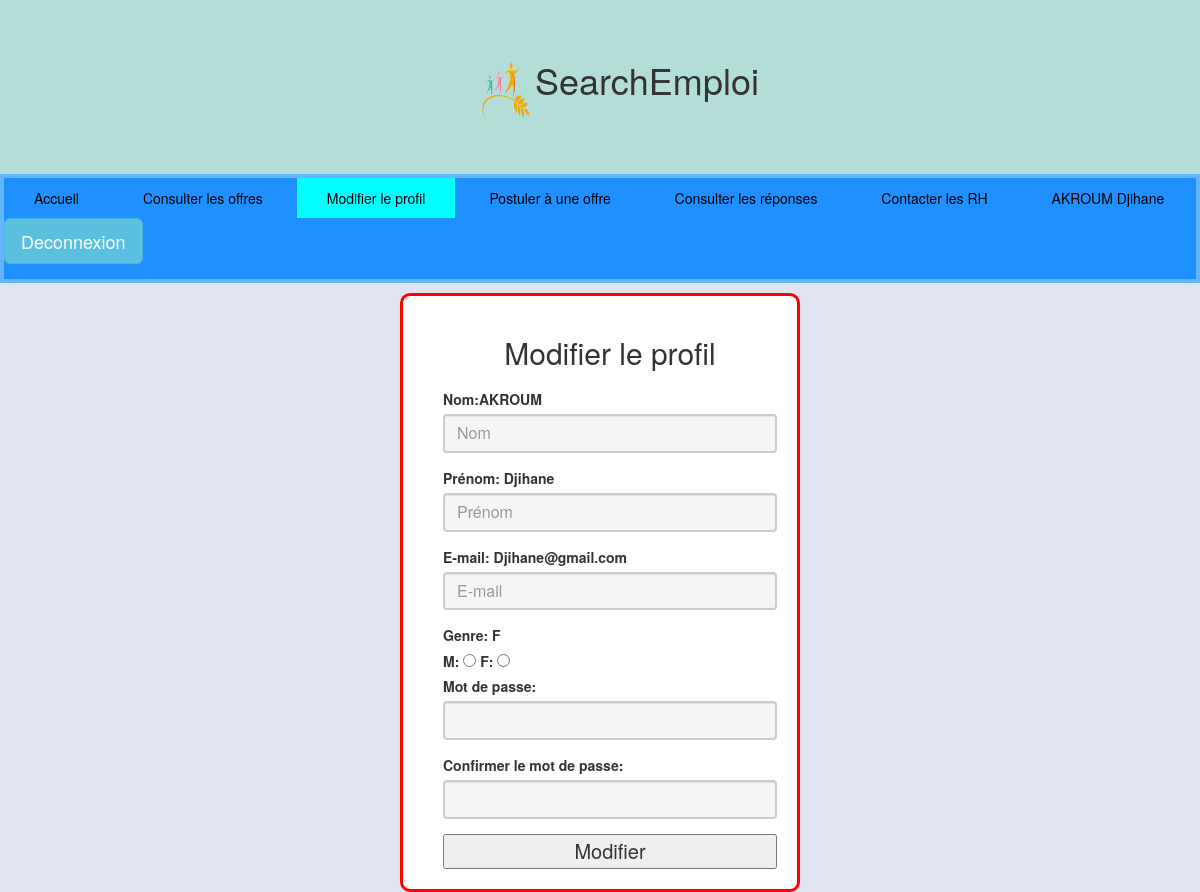
Page /Candidat_profil.php (signed in) on the committed database.
### tables this page shows
Create table COMPTE
(
    LOGIN           VARCHAR(25),
    EMAIL           VARCHAR(25) NOT NULL,
    NOM             VARCHAR(25) NOT NULL,
    PRENOM          VARCHAR(25) NOT NULL,
    SEXE	    CHAR(1),
    MOT_DE_PASSE    VARCHAR(50) NOT NULL,
    CANDIDAT	    CHAR(1),
    BLACKLIST	    CHAR(1),
    CHECK(SEXE IN('M','F') ),
    CHECK(CANDIDAT IN('Y','N') ),
    CHECK(BLACKLIST IN('T','F') ),
    PRIMARY KEY(LOGIN)
);

### Candidat_profil.php (the view, shortened to what this page needs)
<!DOCTYPE html>
<html>
	<head>
        	<link rel="stylesheet" href="css/bootstrap.css" />
		<link rel="stylesheet" href="css/CSSpersonnalise.css" />
	</head>
	<body>
		<div class="header">
			<ul>
				<li><img src="css/logo.png" class="logo"></li>
				<li><h1>SearchEmploi</h1></li>
			</ul>
		</div>
		<nav class="menu">
			<a href="index.php">Accueil</a>
			<a href="consulter.php">Consulter les offres</a>
			<a href="Candidat_profil.php" class="active">Modifier le profil</a>
			<a href="Candidat_postuler.php">Postuler à une offre</a>
			<a href="Candidat_resultat.php">Consulter les réponses</a>
			<a href="contact.php">Contacter les RH</a>
			<?php
					$con = new Connexion;
				$bd = $con->init();
				if( isset ($_SESSION['Login']) and trim($_SESSION['Login'])!="") {
					echo '<a href="Candidat_profil.php">'.$_SESSION['Nom'].' '.$_SESSION['Prenom'] .'</a><form class="form-group" action="index.php" method="post"><button class="btn btn-info btn-lg" type="submit" name="disconnected" value="True">Deconnexion</button></form>';
				}
			?>
		</nav>
		<form class="form-submit border rounded" action="Candidat_profil.php" method="post">
		<?php
			$requete = $bd->prepare('SELECT * FROM COMPTE WHERE LOGIN = :login');
			$requete->bindValue(':login',$_SESSION['Login']);
			$requete->execute();
			$res = $requete->fetch(PDO::FETCH_ASSOC);
			echo'
				<div class="hidden alert"></div>
				<h2>Modifier le profil</h2>
				<div class="form-group has-feedback">
					<label for="nom">Nom:'.$res['NOM'].'</label>
					<input id="nom" class="form-control" type="text" name="Nom" placeholder="Nom">
				</div>
				<div class="form-group has-feedback">
					<label for="prenom">Prénom: '.$res['PRENOM'].'</label>
					<input id="prenom" class="form-control" type="text" name="Prenom" placeholder="Prénom">
				</div>
				<div class="form-group has-feedback">
					<label for="mail">E-mail: '.$res['EMAIL'].'</label>
					<input id="mail" class="form-control" type="text" name="Email" placeholder="E-mail">
				</div>
				<label>Genre: '.$res['SEXE'].'</label>
				<label>M:
				<input type="radio" name="genre" value="M">
				F:
				<input type="radio" name="genre" value="F">
				</label>
				<div class="form-group has-feedback">
					<label for="pass">Mot de passe:</label>
					<input id="pass" class="form-control" name="name="pwd" type="password">
				</div>
				<div class="form-group has-feedback">
					<label for="pass2">Confirmer le mot de passe:</label>
					<input id="pass2" class="form-control" name="pwd2" type="password">
				</div>
				<button type="submit" class="envoyer btn-block">Modifier</button>
			';
			?>
		</form>
	</body>
</html>

### css/CSSpersonnalise.css (style rules this page uses)
body { background-color: #E1E3F3; }
h1, h2, h3 { margin-top: 20px; margin-bottom: 20px; text-align:center; }
.form-submit { width: 400px; height: auto; margin-top: 10px; margin-left: auto; margin-right: auto; padding: 20px; padding-left: 0px; padding-left: 40px; background-color: white; }
.form-control { height: auto; margin-bottom: 10px; background-color: #f5f5f5; }
.btn-block { display: block; width: 100%; margin-top: 10px; font-size: 20px; }
.border { border: 3px solid red; }
.rounded { border-radius: 1rem !important; }
.menu { padding: 0; margin: 0; background-color: #1e90ff; width:100%; border: 4px solid #66b3ff; }
.menu a { display: inline-block; padding: 10px 30px; text-align:center; color: black; text-decoration:none; }
input[type=text], input[type=password] { box-sizing: border-box; width:100%; border: 2px solid #ccc; border-radius: 4px; font-size: 16px; }
.header { background-color: #B3DED8; padding: 40px; width:100%; text-align: center; }
.header ul li { display : inline-block; }
.active { background-color:cyan; }
.form-submit label { width:100%; }
.logo { width: 50px; height: 65px; }

### rows in the picture
compte: NOM "AKROUM", PRENOM "Djihane", EMAIL "Djihane@gmail.com", SEXE "F"

### other values in the picture
$_SESSION['Nom'] "AKROUM"
$_SESSION['Prenom'] "Djihane"
